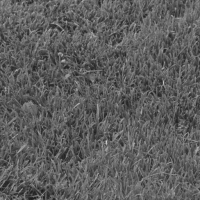
#> input picture src/images/grass.png, 200 x 200 px
$ python playgroud.py
#> lines starting #> are read from the running program, lines starting #| are printed output that depends on the picture
### src/utilsio.py
# ./utilsio.py
import cv2
import os


class ImageIO:
    def __init__(self) -> None:
        pass

    def load_image(self, image_path, format="RGB"):
        """
        format = "RGB", "RGBA", "HLS", "Grayscale", "LAB"
        """
#> called with image_path = './images/grass.png', format = 'Grayscale'
        if not os.path.exists(image_path):
            raise FileNotFoundError(f"Image file not found: {image_path}")
        img = cv2.imread(image_path)
#> img is the input picture: shape (200, 200, 3); min 27, max 210, mean 94
        if img is None:
            raise IOError(f"Error opening image in {image_path}.")

        valid_formats = ["RGB", "RGBA", "HLS", "Grayscale", "LAB"]
        if format not in valid_formats:
            raise ValueError(
                f"Unsupported format: {format}. Choose from {valid_formats}"
            )
        if format == "RGB":
            img = cv2.cvtColor(img, cv2.COLOR_BGR2RGB)
            return img
        elif format == "Grayscale":
            img = cv2.cvtColor(img, cv2.COLOR_BGR2GRAY)
#> img: shape (200, 200)
        elif format == "RGBA":
            img = cv2.cvtColor(img, cv2.COLOR_BGR2RGBA)
        elif format == "HLS":
            img = cv2.cvtColor(img, cv2.COLOR_BGR2HLS)
        elif format == "LAB":
            img = cv2.cvtColor(img, cv2.COLOR_BGR2LAB)
        return img

    # [7 lines left out: function save_image, not called in this run]

### src/processing.py
# ./processing.py
import numpy as np
import convolution


def rotate_kernel(kernel):
    return np.rot90(kernel, 2)


def convolution_kernel_segment(kernel, patch):
    return np.sum(kernel * patch)


class Processor:
    def __init__(self) -> None:
        pass

    # [10 lines left out: function calculate_normal_difference_of_images, not called in this run]

    def apply_kernel_old(self, image, kernel):
        n, m = kernel.shape
        rotated_kernel = rotate_kernel(kernel)
        output = np.zeros_like(image)
        floor_n = n // 2
        floor_m = m // 2
        ceil_n = n - floor_n
        ceil_m = m - floor_m
        for i in range(floor_n, image.shape[0] - ceil_n + 1):
            for j in range(floor_m, image.shape[1] - ceil_m + 1):
                patch = image[i - floor_n : i + ceil_n, j - floor_m : j + ceil_m]
                output[i, j] = convolution_kernel_segment(rotated_kernel, patch)
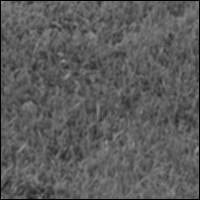
#> output: shape (200, 200) float64; min 0, max 149.3, mean 92.1
        return output

    def apply_kernel_new(self, image, kernel):
        rotated_kernel = rotate_kernel(kernel)
#> (the run stopped early here; a loop or call above may not have finished)
